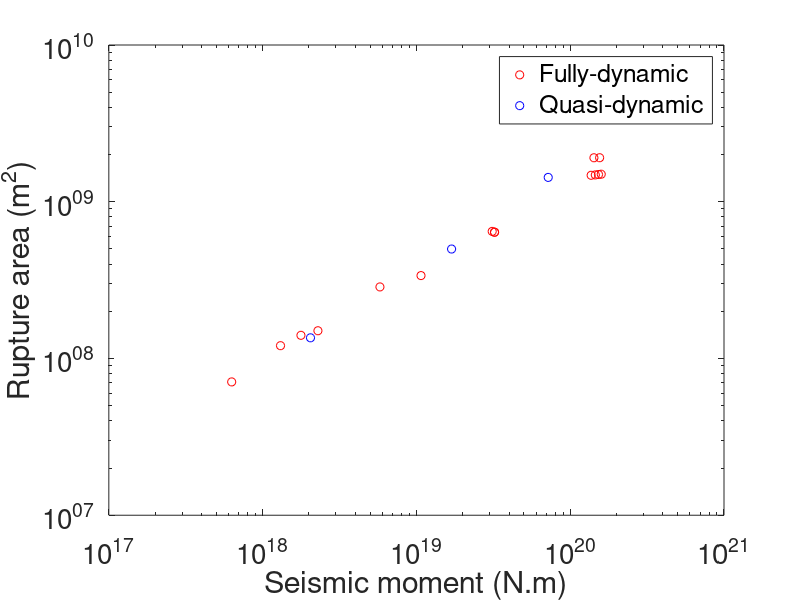

Reproduce this figure in MATLAB.

%%% A regime
fig=figure,
MoAdyn = [1.4564e20 1.3679e+20 1.5911e+20 1.5269e20 1.5531e+20];
RupAreaAdyn = [1.483e9 1.4749e+09 1.4988e+09 1.4928e9 1.9093e+09];

MoAqyn = [7.195e19];
RupAreaAqyn = [1.43e9];

loglog(MoAdyn,RupAreaAdyn,'or',MoAqyn,RupAreaAqyn,'ob')
hold on

%%% B regime (type II)
MoBdyn = [3.1102e19 3.22e19 2.2888e18  1.7748e18  3.2223e19];
RupAreaBdyn = [6.47e8 6.39343750e8 1.503125e8 140546875 639343750];

%3.5815e20 3.9451e20
%1.9354e9 1.9354e9
%3.593e20
%1.9354e9

MoBqyn = [1.693e19];
RupAreaBqyn = [4.993e8];

loglog(MoBdyn,RupAreaBdyn,'or',MoBqyn,RupAreaBqyn,'ob')
hold on

%%% C regime
MoCdyn = [1.0711e19 1.4262e20 1.3072e+18  6.2931e+17 5.7920e+18];
RupAreaCdyn = [3.38e8 1.9082e9 120703125 70890625 286125000] ; 

%2.6677e+17
%86578125
% 2.8799e+20
% 1.9354e+09
%3.0526e+20
%1.9354e+09

MoCqyn = [2.0475e18 ];
RupAreaCqyn = [1.355e8 ];

loglog(MoCdyn,RupAreaCdyn,'or',MoCqyn,RupAreaCqyn,'ob')
hold on

%xlim([1e18 1e21])
%ylim([1e8 1e10])
legend('Fully-dynamic','Quasi-dynamic')
xlabel('Seismic moment (N.m)','FontSize',20)
ylabel('Rupture area (m^2)','FontSize',20)
set(gca,'FontSize',20)
figname=['Fig_Mo_Area'];
%figname=['fig_slip' timesnap];
print(fig,figname,'-djpeg')
